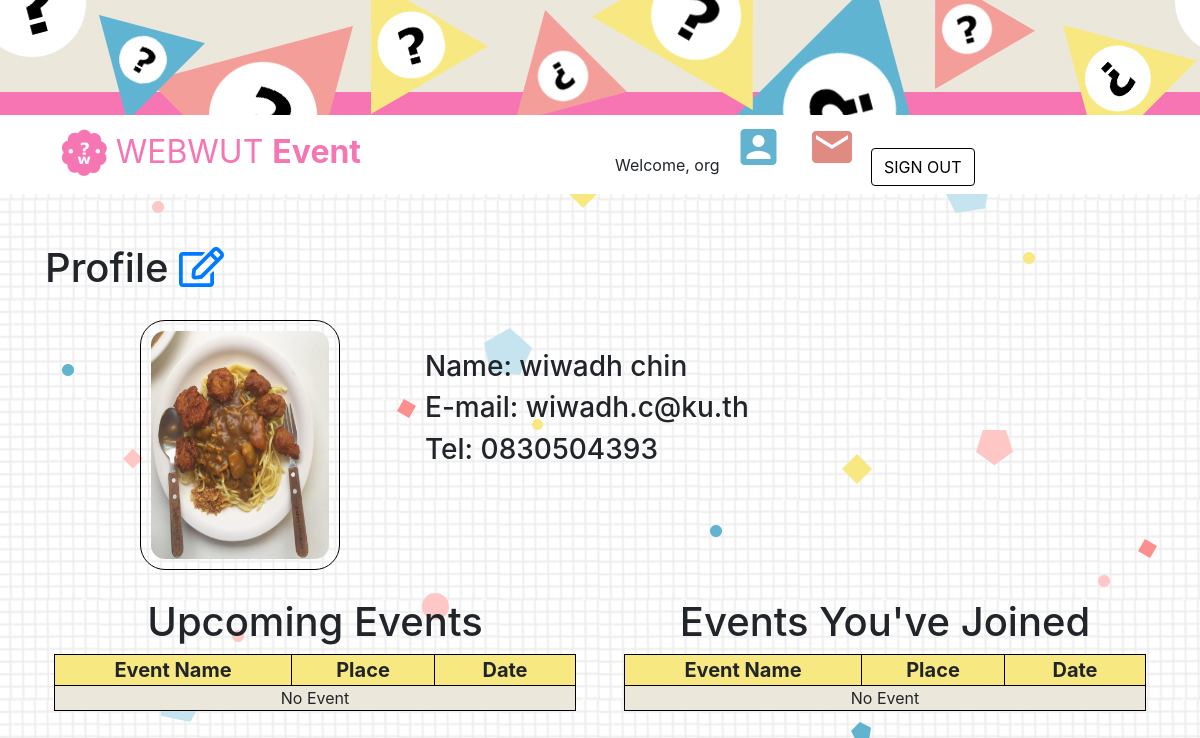
Screenshot of /profile.php?user=icewow (signed in) with the database file from the repository.
### tables this page shows
CREATE TABLE `personal_info` (
  `userID` int(11) NOT NULL,
  `displayName` text NOT NULL,
  `firstName` varchar(255) NOT NULL,
  `lastName` varchar(255) NOT NULL,
  `age` int(11) NOT NULL,
  `gender` varchar(6) NOT NULL,
  `email` varchar(320) NOT NULL,
  `phoneNo` char(10) DEFAULT NULL,
  `image` text NOT NULL
);

### profile.php (the view, shortened to what this page needs)
<?php
    include 'header.php';
    $ISOWNER = TRUE;
    if ($LOGGEDIN) {
        $UID = $_SESSION['ID'];
        if (array_key_exists('user', $_GET)) {
            $USER = $_GET['user'];
        }
    } else {
        if (!array_key_exists('user', $_GET)) {
            header('location:oops.php');
        }
        $USER = $_GET['user'];
    }
    include 'services/connectDB.php';
    if (isset($conn)) {
        if (isset($USER)) {
            $sql = "SELECT * FROM personal_info WHERE displayName=?";
        } else {
            $sql = "SELECT * FROM personal_info WHERE userID=?";
            $USER = $UID;
        }
        $statement = $conn->prepare($sql);
        $statement->execute([$USER]);
        $info = $statement->fetch(PDO::FETCH_OBJ);
    }
?>
<!DOCTYPE html>
<html lang="en">
<head>
    <link rel="stylesheet" href="https://maxcdn.bootstrapcdn.com/bootstrap/4.0.0/css/bootstrap.min.css">
    <link rel="stylesheet" href="css/profile.css">
</head>
<body>
    <div class="container content padding-top">
        <div class="row">
            <div class="col-12"><h1>Profile <?php echo $ISOWNER ? '<a href="profile-edit.php"><i class="far fa-edit"></i></a>' : ''; ?></h1>
        <div class="row">
            <div class="col-md-4 col-12">
                <figure>
                    <?php
                    echo $ISOWNER ? '<form action="services/updateProfile.php" method="post" enctype="multipart/form-data">
                        <label for="image">' : '';
                    echo '<img id="shownImage" src="assets/users/'.($info->image ? $info->image : "nopic.png").'" style="border-radius: 25px; padding: 10px;" width="200" height="250">';
                    echo $ISOWNER ? '<img src="assets/image/clickme.png" id="clickme">
                            <figcaption>
                                <input type="file" name="image" id="image" accept="image/*" hidden onchange="form.submit();">
                            </figcaption>
                        </label>
                    </form>' : '';
                    ?>
                </figure>
            </div>
            <div class="col-md-8 col-12">
                <div class="row padding-top">
                    <div class="col-12"><h3>Name: <?php echo $info->firstName." ".$info->lastName; ?></h3></div>
                </div>
                <div class="row">
                    <div class="col-12"><h3>E-mail: <?php echo $info->email; ?></h3></div>
                </div>
                <div class="row">
                    <div class="col-12"><h3>Tel: <?php echo $info->phoneNo; ?></h3></div>
                </div>
            </div>
        </div>
        <div class="row" id="attended-event">
            <div class="col-lg-6 col-md-12" id="upcoming-events">
                <div class="row"><div class="col-12 text-centered"><h1>Upcoming Events</h1></div></div>
                <div class="row table-header row-with-centered-col">
                    <div class="col-5 text-centered">Event Name</div>
                    <div class="col-3 text-centered">Place</div>
                    <div class="col-3 text-centered">Date</div>
                </div>
                <no-event class="row table-row row-with-centered-col">
                    <div class="col-11 text-centered">No Event</div>
                </no-event>
            </div>
            <div class="col-lg-6 col-md-12" id="past-events">
                <div class="row"><div class="col-12 text-centered"><h1>Events You've Joined</h1></div></div>
                <div class="row table-header row-with-centered-col">
                    <div class="col-5 text-centered">Event Name</div>
                    <div class="col-3 text-centered">Place</div>
                    <div class="col-3 text-centered">Date</div>
                </div>
                <no-event class="row table-row row-with-centered-col">
                    <div class="col-11 text-centered">No Event</div>
                </no-event>
            </div>
        </div>
</body>
</html>

### css/header.css (style rules this page uses)
body { background-image: url("../assets/image/background.jpg"); background-attachment: fixed; }

### css/profile.css (style rules this page uses)
body { background-color: antiquewhite; }
.content { margin-bottom: 25px; padding-bottom: 25px; }
.padding-top { padding-top: 50px; }
.text-centered { text-align: center; }
figure { position: relative; display: block; width: 100%; margin: 20px; text-align: center; }
figure img#shownImage { vertical-align: top; border: 1px solid black; }
.table-header { font-size: 20px; font-weight: bold; }
.table-header > * { background-color: #f7e881; border: 1px solid black; border-right: 0px; }
.table-header > *:last-child { border-right: 1px solid black; }
.table-row > * { background-color: #ebe7da; border: 1px solid black; border-top: 0px; border-right: 0px; }
.table-row > *:last-child { border-right: 1px solid black; }
.row-with-centered-col > * { float: none; }
.row-with-centered-col > *:first-child { margin-left: auto; }
.row-with-centered-col > *:last-child { margin-right: auto; }
no-event { display: block; }

### rows the page displays
personal_info: image (picture), firstName "wiwadh", lastName "chin", email "wiwadh.c@ku.th", phoneNo "0830504393"

### other values shown
$displayName "org"
